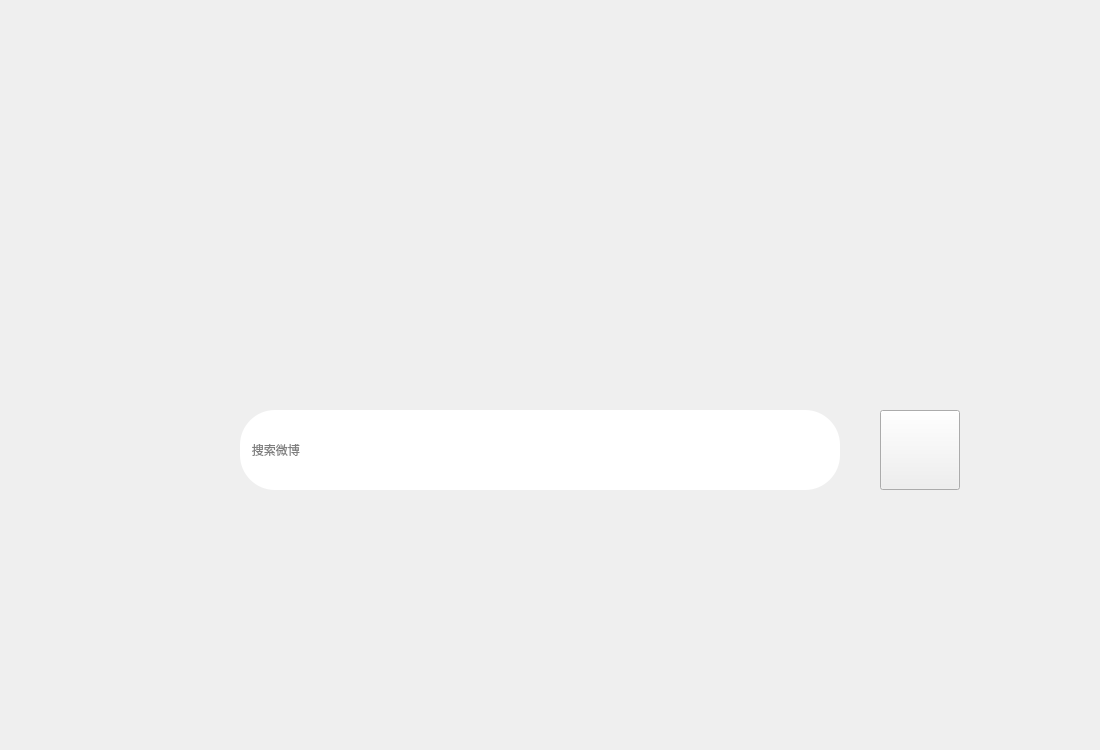
<?xml version="1.0" encoding="UTF-8"?>
<ui version="4.0">
 <class>WBList_KDZ</class>
 <widget class="QWidget" name="WBList_KDZ">
  <property name="geometry">
   <rect>
    <x>0</x>
    <y>0</y>
    <width>1100</width>
    <height>750</height>
   </rect>
  </property>
  <property name="windowTitle">
   <string>微博</string>
  </property>
  <widget class="QLabel" name="label_WBgra">
   <property name="geometry">
    <rect>
     <x>390</x>
     <y>100</y>
     <width>300</width>
     <height>110</height>
    </rect>
   </property>
   <property name="styleSheet">
    <string notr="true">border-image: url(:/new/prefix1/wbBG.png);</string>
   </property>
   <property name="text">
    <string/>
   </property>
  </widget>
  <widget class="QLineEdit" name="lineEdit_WBsearch">
   <property name="geometry">
    <rect>
     <x>240</x>
     <y>410</y>
     <width>600</width>
     <height>80</height>
    </rect>
   </property>
   <property name="styleSheet">
    <string notr="true">border-radius:35px;
font: 10pt &quot;Agency FB&quot;;</string>
   </property>
   <property name="placeholderText">
    <string>   搜索微博</string>
   </property>
  </widget>
  <widget class="QPushButton" name="pushButton_search">
   <property name="geometry">
    <rect>
     <x>880</x>
     <y>410</y>
     <width>80</width>
     <height>80</height>
    </rect>
   </property>
   <property name="styleSheet">
    <string notr="true">border-image: url(:/new/prefix1/search.png);
</string>
   </property>
   <property name="text">
    <string/>
   </property>
  </widget>
 </widget>
 <resources/>
 <connections/>
</ui>
